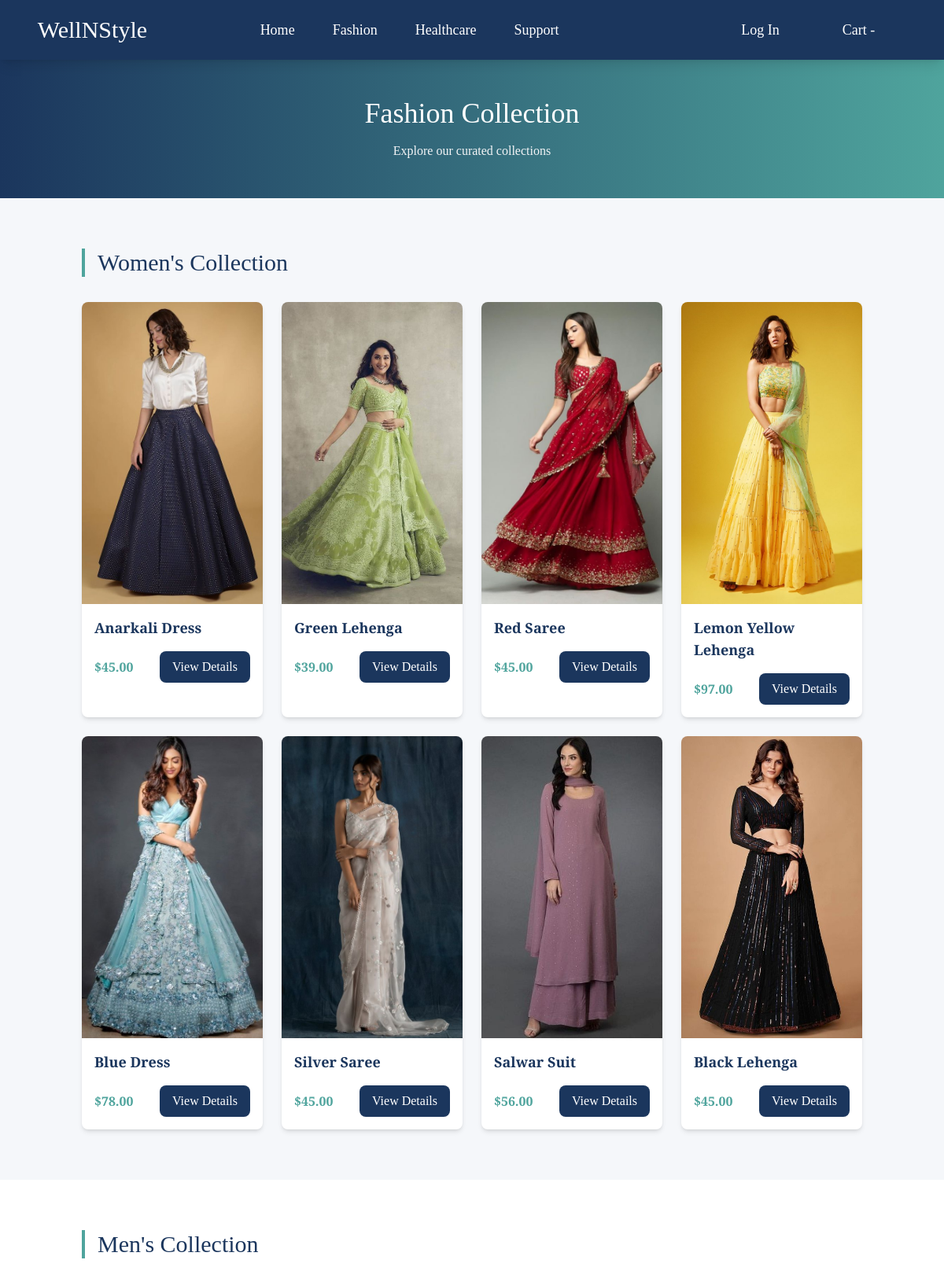
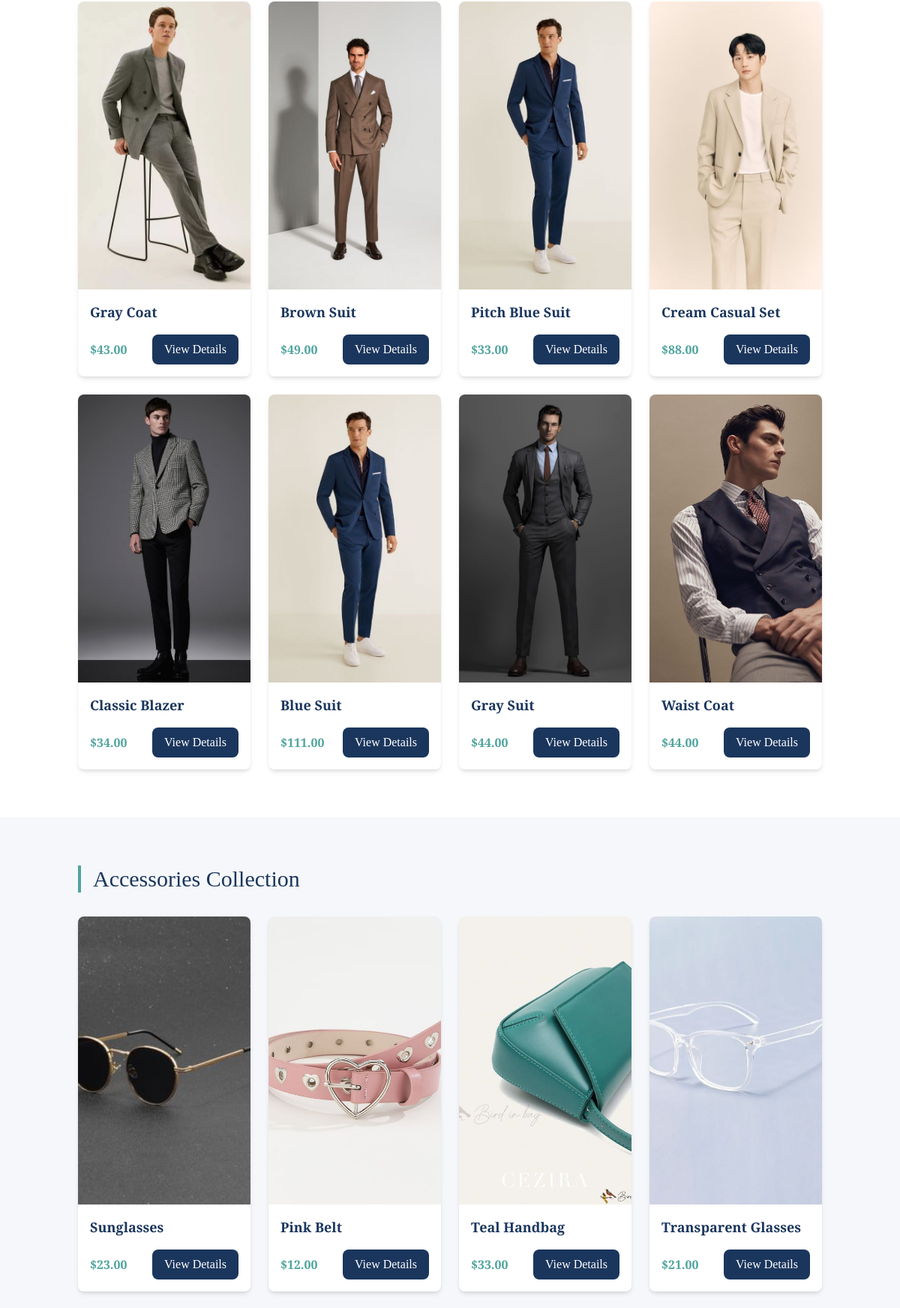
Screenshot of /collection/ (upper part) with the database file from the repository (2 pictures, top to bottom).
### ecom/models.py (models this page shows, shortened)
class Product(models.Model):
    name = models.CharField(max_length=255)
    description = models.TextField()
    price = models.DecimalField(max_digits=10, decimal_places=2)
    category = models.ForeignKey(Category, on_delete=models.CASCADE)
    image = models.ImageField(upload_to='product/img')
    stock_quantity = models.IntegerField()

### ecom/views.py (the view)
# urls.py: path('collection/',collection,name ='collection'),
def collection(request):
    return render(request,'ecom/collection.html',{"menColl":men,"womenColl":women,"accColl":acc})

### ecom/templates/ecom/collection.html (shortened to what this page needs)
{% extends 'ecom/base.html' %}
{% load static %}
{% block body %}
<div class="bg-gradient-to-r from-[#1B365D] to-[#4FA49D] py-12">
    <h1 class="text-4xl text-center text-white mb-4">Fashion Collection</h1>
    <p class="text-center text-gray-100">Explore our curated collections</p>
</div>
<section id="women" class="py-16 bg-[#F5F7FA]">
    <div class="container mx-auto px-4">
        <h2 class="text-3xl text-[#1B365D] mb-8 pl-4 border-l-4 border-[#4FA49D]">Women's Collection</h2>
        <div class="grid grid-cols-1 md:grid-cols-3 lg:grid-cols-4 gap-6">
            {% for i in womenColl %}
            <div class="bg-white rounded-lg shadow-md overflow-hidden hover:shadow-xl transition-shadow">
                <a href="{% url 'product' i.id %}">
                    <img class="w-full h-96 object-cover" src="/media/{{i.image}}" alt="{{i.name}}">
                    <div class="p-4">
                        <h3 class="text-lg font-semibold text-[#1B365D]">{{i.name}}</h3>
                        <div class="flex justify-between items-center mt-4">
                            <span class="text-[#4FA49D] font-bold">${{i.price}}</span>
                            <button class="bg-[#1B365D] text-white px-4 py-2 rounded-lg hover:bg-[#4FA49D] transition-colors">
                                View Details
                            </button>
                        </div>
                    </div>
                </a>
            </div>
            {% endfor %}
        </div>
    </div>
</section>
<section id="men" class="py-16 bg-white">
    <div class="container mx-auto px-4">
        <h2 class="text-3xl text-[#1B365D] mb-8 pl-4 border-l-4 border-[#4FA49D]">Men's Collection</h2>
        <div class="grid grid-cols-1 md:grid-cols-3 lg:grid-cols-4 gap-6">
            {% for i in menColl %}
            <div class="bg-white rounded-lg shadow-md overflow-hidden hover:shadow-xl transition-shadow">
                <a href="{% url 'product' i.id %}">
                    <img class="w-full h-96 object-cover" src="/media/{{i.image}}" alt="{{i.name}}">
                    <div class="p-4">
                        <h3 class="text-lg font-semibold text-[#1B365D]">{{i.name}}</h3>
                        <div class="flex justify-between items-center mt-4">
                            <span class="text-[#4FA49D] font-bold">${{i.price}}</span>
                            <button class="bg-[#1B365D] text-white px-4 py-2 rounded-lg hover:bg-[#4FA49D] transition-colors">
                                View Details
                            </button>
                        </div>
                    </div>
                </a>
            </div>
            {% endfor %}
        </div>
    </div>
</section>
<section id="acc" class="py-16 bg-[#F5F7FA]">
    <div class="container mx-auto px-4">
        <h2 class="text-3xl text-[#1B365D] mb-8 pl-4 border-l-4 border-[#4FA49D]">Accessories Collection</h2>
        <div class="grid grid-cols-1 md:grid-cols-3 lg:grid-cols-4 gap-6">
            {% for i in accColl %}
            <div class="bg-white rounded-lg shadow-md overflow-hidden hover:shadow-xl transition-shadow">
                <a href="{% url 'product' i.id %}">
                    <img class="w-full h-96 object-cover" src="/media/{{i.image}}" alt="{{i.name}}">
                    <div class="p-4">
                        <h3 class="text-lg font-semibold text-[#1B365D]">{{i.name}}</h3>
                        <div class="flex justify-between items-center mt-4">
                            <span class="text-[#4FA49D] font-bold">${{i.price}}</span>
                            <button class="bg-[#1B365D] text-white px-4 py-2 rounded-lg hover:bg-[#4FA49D] transition-colors">
                                View Details
                            </button>
                        </div>
                    </div>
                </a>
            </div>
            {% endfor %}
        </div>
    </div>
</section>
{% endblock %}

### ecom/static/css/style.css (style rules this page uses)
* { font-family: "Josefin Slab", serif; font-optical-sizing: auto; font-weight: 400; font-style: normal; }

### rows the page displays
Product: image (picture), name "Anarkali Dress", price "45.00"
Product: image (picture), name "Green Lehenga", price "39.00"
Product: image (picture), name "Red Saree", price "45.00"
Product: image (picture), name "Lemon Yellow Lehenga", price "97.00"
Product: image (picture), name "Blue Dress", price "78.00"
Product: image (picture), name "Silver Saree", price "45.00"
Product: image (picture), name "Salwar Suit", price "56.00"
Product: image (picture), name "Black Lehenga", price "45.00"
Product: image (picture), name "Gray Coat", price "43.00"
Product: image (picture), name "Brown Suit", price "49.00"
Product: image (picture), name "Pitch Blue Suit", price "33.00"
Product: image (picture), name "Cream Casual Set", price "88.00"
Product: image (picture), name "Classic Blazer", price "34.00"
Product: image (picture), name "Blue Suit", price "111.00"
Product: image (picture), name "Gray Suit", price "44.00"
Product: image (picture), name "Waist Coat", price "44.00"
Product: image (picture), name "Sunglasses", price "23.00"
Product: image (picture), name "Pink Belt", price "12.00"
Product: image (picture), name "Teal Handbag", price "33.00"
Product: image (picture), name "Transparent Glasses", price "21.00"
